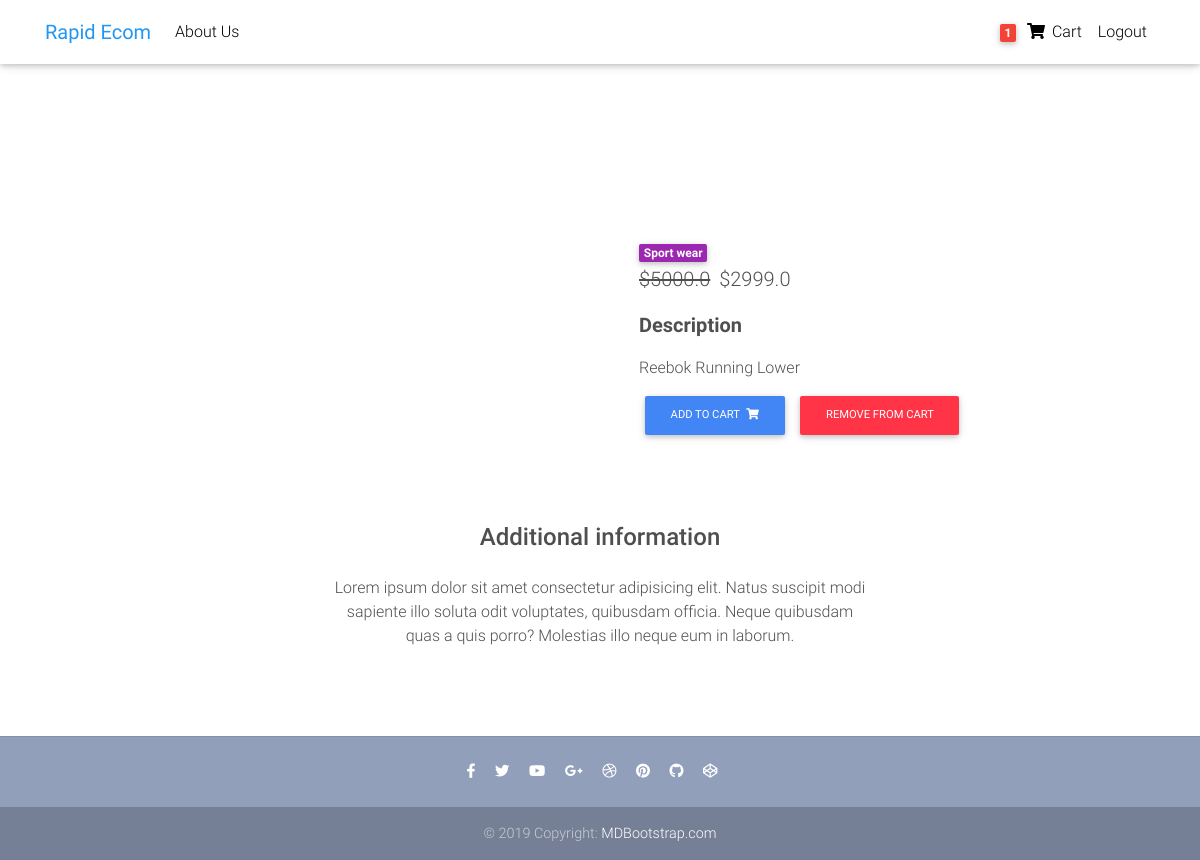
/ecom/product/test-product1/ (signed in), run on the app's committed database.
### Ecommerce/models.py (models this page shows, shortened)
class Order(models.Model):
    user = models.ForeignKey(User, on_delete=models.CASCADE)
    items = models.ManyToManyField(OrderItem)
    start_date = models.DateTimeField(auto_now_add=True)
    ordered_date = models.DateTimeField()
    ordered = models.BooleanField(default=False)

class Item(models.Model):
    title = models.CharField(max_length=100)
    price = models.FloatField()
    discount_price = models.FloatField(blank=True, null=True)
    category = models.CharField(choices=CATEGORY_CHOICES, max_length=2)
    label = models.CharField(choices=LABEL_CHOICES, max_length=1)
    slug = models.SlugField()
    description = models.TextField()
    def get_add_to_cart_url(self):
        return reverse("add_to_cart", kwargs={"slug": self.slug})
    def get_remove_from_cart_url(self):
        return reverse("remove_from_cart", kwargs={"slug": self.slug})

### Ecommerce/views.py (the view)
# urls.py: path("product/<slug>/", ItemDetailView.as_view(), name="product-page"),
class ItemDetailView(DetailView):
    model = Item
    template_name = "product-page.html"

### Ecommerce/templatetags/cart_template_tags.py (called while the page is built)
@register.filter
def cart_item_count(user):
    if user.is_authenticated:
        qs = Order.objects.filter(user=user, ordered=False)
        if qs.exists():
            return qs[0].items.count()
    return 0

### Ecommerce/templates/product-page.html (shortened to what this page needs)
{% extends 'base.html' %}
{% block content %}
<main class="mt-5 pt-4">
  <div class="container dark-grey-text mt-5">
    <div class="row wow fadeIn">
      <div class="col-md-6 mb-4">
      </div>
      <div class="col-md-6 mb-4">
        <div class="p-4">
          <div class="mb-3">
            <a href="">
              <span class="badge purple mr-1">{{ object.get_category_display }}</span>
            </a>
            <p class="lead">
              {% if object.discount_price %}
              <span class="mr-1">
                <del>${{ object.price }}</del>
              </span>
              <span>${{ object.discount_price }}</span>
              {% else %}
              <span>${{ object.price }}</span>
              {% endif %}
            </p>
            <p class="lead font-weight-bold">Description</p>
            <p>{{ object.description }}</p>
            <a href="{{ object.get_add_to_cart_url }}" class="btn btn-primary btn-md my-0 p">
              Add to cart
              <i class="fas fa-shopping-cart ml-1"></i>
            </a>
            <a href="{{ object.get_remove_from_cart_url }}" class="btn btn-danger btn-md my-0 p">
              Remove from cart
            </a>
          </div>
        </div>
      </div>
      <div class="row d-flex justify-content-center wow fadeIn">
        <div class="col-md-6 text-center">
          <h4 class="my-4 h4">Additional information</h4>
          <p>Lorem ipsum dolor sit amet consectetur adipisicing elit. Natus suscipit modi sapiente illo soluta odit
            voluptates,
            quibusdam officia. Neque quibusdam quas a quis porro? Molestias illo neque eum in laborum.</p>
        </div>
      </div>
      <div class="row wow fadeIn">
        <div class="col-lg-4 col-md-12 mb-4">
        </div>
        <div class="col-lg-4 col-md-6 mb-4">
        </div>
        <div class="col-lg-4 col-md-6 mb-4">
        </div>
      </div>
    </div>
</main>
{% endblock content %}

### Ecommerce/templates/base.html (shortened to what this page needs)
{% load static %}
{% load cart_template_tags %}
<!DOCTYPE html>
<html lang="en">
<head>
   <link rel="stylesheet" href="https://use.fontawesome.com/releases/v5.11.2/css/all.css">
   <link href="{% static 'css/bootstrap.min.css' %}" rel="stylesheet">
   <link href="{% static 'css/mdb.min.css' %}" rel="stylesheet">
   <link href="{% static 'css/style.min.css' %}" rel="stylesheet">
   <link rel="stylesheet" href="{% static 'css/main.css' %}">
</head>
<body>
   <header>
      <nav class="navbar fixed-top navbar-expand-lg navbar-light white scrolling-navbar">
         <div class="container">
            <a class="navbar-brand waves-effect" href="{% url 'ecom-home' %}">
               <strong class="blue-text">Rapid Ecom</strong>
            </a>
            <div class="collapse navbar-collapse" id="navbarSupportedContent">
               <ul class="navbar-nav mr-auto">
                  <li class="nav-item">
                     <a class="nav-link waves-effect" href="{% url 'ecom-about' %}">About Us</a>
                  </li>
               </ul>
               <ul class="navbar-nav nav-flex-icons">
                  {% if request.user.is_authenticated %}
                  <li class="nav-item">
                     <a href="{% url 'order_summary' %}" class="nav-link waves-effect">
                        <span class="badge red z-depth-1 mr-1"> {{ request.user|cart_item_count }} </span>
                        <i class="fas fa-shopping-cart"></i>
                        <span class="clearfix d-none d-sm-inline-block"> Cart </span>
                     </a>
                  </li>
                  <li class="nav-item">
                     <a class="nav-link waves-effect" href="{% url 'logout' %}">
                        <span class="clearfix d-none d-sm-inline-block"> Logout </span>
                     </a>
                  </li>
                  {% endif %}
               </ul>
            </div>
         </div>
      </nav>
   </header>
   <div class="container">
      {% block content %}
      {% endblock content %}
   </div>
   <footer class="page-footer text-center font-small mt-4 wow fadeIn">
      <hr class="my-4">
      <div class="pb-4">
         <a href="https://www.facebook.com/mdbootstrap" target="_blank">
            <i class="fab fa-facebook-f mr-3"></i>
         </a>
         <a href="https://twitter.com/MDBootstrap" target="_blank">
            <i class="fab fa-twitter mr-3"></i>
         </a>
         <a href="https://www.youtube.com/watch?v=7MUISDJ5ZZ4" target="_blank">
            <i class="fab fa-youtube mr-3"></i>
         </a>
         <a href="https://plus.google.com/u/0/b/107863090883699620484" target="_blank">
            <i class="fab fa-google-plus-g mr-3"></i>
         </a>
         <a href="https://dribbble.com/mdbootstrap" target="_blank">
            <i class="fab fa-dribbble mr-3"></i>
         </a>
         <a href="https://pinterest.com/mdbootstrap" target="_blank">
            <i class="fab fa-pinterest mr-3"></i>
         </a>
         <a href="https://github.com/mdbootstrap/bootstrap-material-design" target="_blank">
            <i class="fab fa-github mr-3"></i>
         </a>
         <a href="http://codepen.io/mdbootstrap/" target="_blank">
            <i class="fab fa-codepen mr-3"></i>
         </a>
      </div>
      <div class="footer-copyright py-3">
         © 2019 Copyright:
         <a href="https://mdbootstrap.com/education/bootstrap/" target="_blank"> MDBootstrap.com </a>
      </div>
   </footer>
</body>
</html>

### Ecommerce/templates/base.html (style rules this page uses)
html, body, header, .carousel { height: 12vh; }

### data on the page
Item: category "Sport wear", price "5000.0", discount_price "2999.0", description "Reebok Running Lower"

### other printed values
{{ request.user|cart_item_count }} "1"
